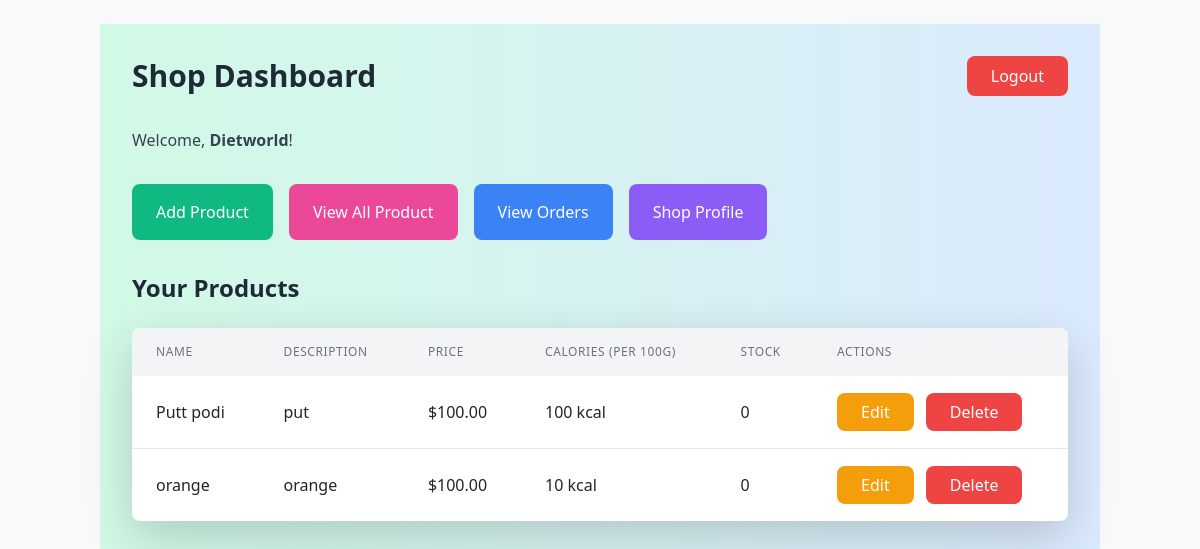
The app's page /shops/dashboard/ (signed in), older data.
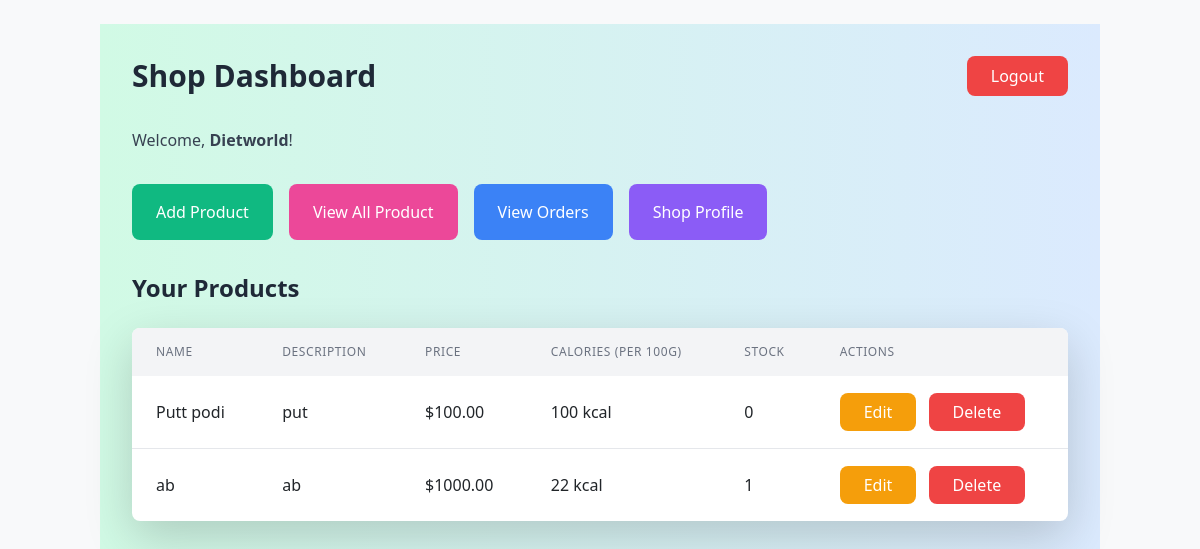
The same page, newer data.
### products/models.py (models this page shows, shortened)
class Product(models.Model):
    name = models.CharField(max_length=255)
    description = models.TextField()
    price = models.DecimalField(max_digits=10, decimal_places=2)
    image = models.ImageField(upload_to='product_images/', blank=True, null=True)
    calories_per_100g = models.PositiveIntegerField(help_text="Calories per 100g of the product")
    outlet = models.ForeignKey(Shop, on_delete=models.CASCADE, related_name='products')  # Link to the outlet (shop)
    stock = models.PositiveIntegerField(default=0)
    created_at = models.DateTimeField(auto_now_add=True)
    updated_at = models.DateTimeField(auto_now=True)
    category = models.ForeignKey(Category, on_delete=models.SET_NULL, null=True, blank=True)
    species = models.ManyToManyField(Species, blank=True)  # ✅ Allow multiple species

### shops/views.py (the view)
# urls.py: path('dashboard/', views.shop_dashboard, name='shop_dashboard'),
@login_required
def shop_dashboard(request):
    shop = get_object_or_404(Shop, shop_owner=request.user)
    products = Product.objects.filter(outlet=shop)
    return render(request, 'shops/dashboard.html', {'shop': shop, 'products': products})

### shops/templates/shops/dashboard.html (shortened to what this page needs)
{% extends 'base.html' %}
{% block content %}
<link href="https://cdn.jsdelivr.net/npm/tailwindcss@2.2.19/dist/tailwind.min.css" rel="stylesheet">
<div class="bg-gradient-to-r from-green-100 to-blue-100 min-h-screen p-8">
    <div class="max-w-7xl mx-auto">
        <div class="flex justify-between items-center mb-8">
            <h1 class="text-3xl font-bold text-gray-800">Shop Dashboard</h1>
            <a href="{% url 'shop_logout' %}" class="bg-red-500 text-white px-4 py-2 rounded-lg hover:bg-red-600 transition duration-300">
                Logout
            </a>
        </div>
        <p class="text-gray-700 mb-8">Welcome, <span class="font-semibold">{{ shop.shop_name }}</span>!</p>
        <div class="flex space-x-4 mb-8">
            <a href="{% url 'add_product' %}" class="bg-green-500 text-white px-6 py-3 rounded-lg hover:bg-green-600 transition duration-300">
                Add Product
            </a>
            <a href="{% url 'product_list' shop.id %}" class="bg-pink-500 text-white px-6 py-3 rounded-lg hover:bg-pink-600 transition duration-300">
                View All Product
            </a>
            <a href="{% url 'shop_orders' %}" class="bg-blue-500 text-white px-6 py-3 rounded-lg hover:bg-blue-600 transition duration-300">
                View Orders
            </a>
            <a href="{% url 'shop_profile' %}" class="bg-purple-500 text-white px-6 py-3 rounded-lg hover:bg-purple-600 transition duration-300">
                Shop Profile
            </a>
        </div>
        <h2 class="text-2xl font-bold text-gray-800 mb-4">Your Products</h2>
        <div class="bg-white rounded-lg shadow-lg overflow-hidden">
            <table class="min-w-full">
                <thead class="bg-gray-100">
                    <tr>
                        <th class="px-6 py-3 text-left text-xs font-medium text-gray-500 uppercase tracking-wider">Name</th>
                        <th class="px-6 py-3 text-left text-xs font-medium text-gray-500 uppercase tracking-wider">Description</th>
                        <th class="px-6 py-3 text-left text-xs font-medium text-gray-500 uppercase tracking-wider">Price</th>
                        <th class="px-6 py-3 text-left text-xs font-medium text-gray-500 uppercase tracking-wider">Calories (per 100g)</th>
                        <th class="px-6 py-3 text-left text-xs font-medium text-gray-500 uppercase tracking-wider">Stock</th>
                        <th class="px-6 py-3 text-left text-xs font-medium text-gray-500 uppercase tracking-wider">Actions</th>
                    </tr>
                </thead>
                <tbody class="divide-y divide-gray-200">
                    {% for product in products %}
                    <tr class="hover:bg-gray-50 transition duration-300">
                        <td class="px-6 py-4">{{ product.name }}</td>
                        <td class="px-6 py-4">{{ product.description }}</td>
                        <td class="px-6 py-4">${{ product.price }}</td>
                        <td class="px-6 py-4">{{ product.calories_per_100g }} kcal</td>
                        <td class="px-6 py-4">{{ product.stock }}</td>
                        <td class="px-6 py-4">
                            <a href="{% url 'update_product' product.id %}" class="bg-yellow-500 text-white px-4 py-2 rounded-lg hover:bg-yellow-600 transition duration-300">Edit</a>
                            <a href="{% url 'delete_product' product.id %}" class="bg-red-500 text-white px-4 py-2 rounded-lg hover:bg-red-600 transition duration-300 ml-2">Delete</a>
                        </td>
                    </tr>
                    {% endfor %}
                </tbody>
            </table>
        </div>
    </div>
</div>
{% endblock %}

Row changes from the older to the newer data that the page shows:
removed Product: name "orange", description "orange", price "100.00", calories_per_100g "10", stock "0"
added Product: name "ab", description "ab", price "1000.00", calories_per_100g "22", stock "1"
